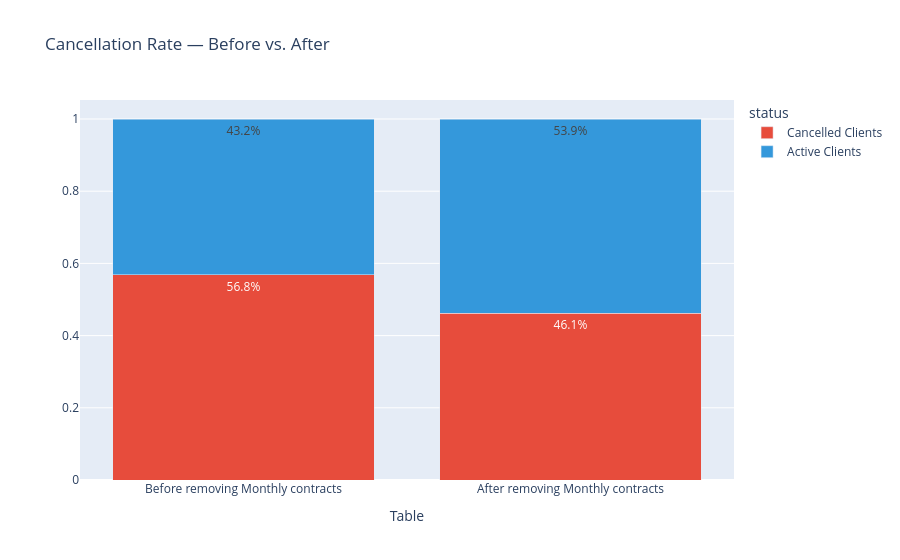

The code cell stored with this chart in its notebook:
### Code cell
#Let's show the comparison of the cancellation rates BEFORE and AFTER filtering out the monthly contracts.

#Taking the cancellation rates before filtering out the monthly contracts.
resume_cancellations_before_monthly_filter = (
    cancellations_table["cancelou"]
    .value_counts(normalize=True)
    .rename("Before removing Monthly contracts")
)

#Taking the cancellation rates after filtering out the monthly contracts.
resume_cancellations_after_monthly_filter = (
    filtered_table_different_by_monthly["cancelou"]
    .value_counts(normalize=True)
    .rename("After removing Monthly contracts")
)

#Let's create a new table to compare the cancellation rates before and after filtering out the monthly contracts.
relation_cancellations = pd.concat(
    [resume_cancellations_before_monthly_filter, resume_cancellations_after_monthly_filter],
    axis=1
    ).reset_index()

#Let's rename the columns to make it more clear.
relation_cancellations = relation_cancellations.melt(
    id_vars="cancelou",
    var_name="Table",
    value_name="Percent"
)

#Let's create a new column to make it more clear.
relation_cancellations["status"] = relation_cancellations["cancelou"].map({
    0.0: "Active Clients",
    1.0: "Cancelled Clients"
})
display(relation_cancellations)

fig = px.bar(
    relation_cancellations,
    x="Table",
    y="Percent",
    color="status",
    barmode="stack",
    text_auto=".1%",
    title="Cancellation Rate — Before vs. After",
    color_discrete_map={
        "Cancelled Clients": "#E74C3C",
        "Active Clients": "#3498DB"
    },
    labels={
        "Percent": ""
    }
)

fig.show()

#For Managers: Ok, now that we've seen a 10.7% reduction in cancellations (56.8% -> 46.1%),
# we should consider offering a larger discount on the other plans to discourage users from choosing the monthly plan.

### Figure 1 — Plotly figure (JSON) as saved in the notebook; plotly's stock layout.template omitted (floating-point values rounded to 4 significant figures)
{"data": [{"hovertemplate": "status=Cancelled Clients<br>Table=%{x}<br>=%{y}<extra></extra>", "legendgroup": "Cancelled Clients", "marker": {"color": "#E74C3C", "pattern": {"shape": ""}}, "name": "Cancelled Clients", "orientation": "v", "showlegend": true, "textposition": "auto", "texttemplate": "%{y:.1%}", "type": "bar", "x": ["Before removing Monthly contracts", "After removing Monthly contracts"], "xaxis": "x", "y": [0.5679, 0.4614], "yaxis": "y"}, {"hovertemplate": "status=Active Clients<br>Table=%{x}<br>=%{y}<extra></extra>", "legendgroup": "Active Clients", "marker": {"color": "#3498DB", "pattern": {"shape": ""}}, "name": "Active Clients", "orientation": "v", "showlegend": true, "textposition": "auto", "texttemplate": "%{y:.1%}", "type": "bar", "x": ["Before removing Monthly contracts", "After removing Monthly contracts"], "xaxis": "x", "y": [0.4321, 0.5386], "yaxis": "y"}], "layout": {"barmode": "stack", "legend": {"title": {"text": "status"}, "tracegroupgap": 0}, "title": {"text": "Cancellation Rate — Before vs. After"}, "xaxis": {"anchor": "y", "domain": [0, 1], "title": {"text": "Table"}}, "yaxis": {"anchor": "x", "domain": [0, 1], "title": {"text": ""}}}}
